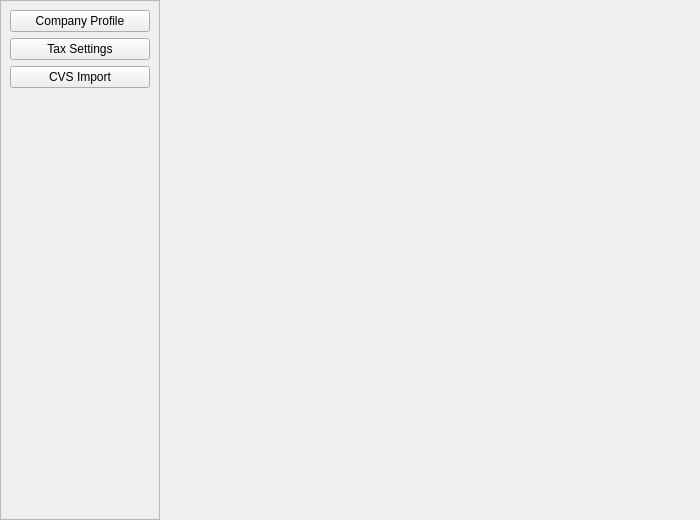
<?xml version="1.0" encoding="UTF-8"?>
<ui version="4.0">
 <class>Settings_Window</class>
 <widget class="QWidget" name="Settings_Window">
  <property name="geometry">
   <rect>
    <x>0</x>
    <y>0</y>
    <width>700</width>
    <height>520</height>
   </rect>
  </property>
  <property name="windowTitle">
   <string>Settings</string>
  </property>
  <layout class="QHBoxLayout" name="horizontalLayout">
   <property name="spacing">
    <number>0</number>
   </property>
   <property name="leftMargin">
    <number>0</number>
   </property>
   <property name="topMargin">
    <number>0</number>
   </property>
   <property name="rightMargin">
    <number>0</number>
   </property>
   <property name="bottomMargin">
    <number>0</number>
   </property>
   <item>
    <widget class="QFrame" name="sidebarFrame">
     <property name="minimumSize">
      <size>
       <width>160</width>
       <height>0</height>
      </size>
     </property>
     <property name="maximumSize">
      <size>
       <width>180</width>
       <height>16777215</height>
      </size>
     </property>
     <property name="frameShape">
      <enum>QFrame::Shape::StyledPanel</enum>
     </property>
     <layout class="QVBoxLayout" name="sidebarLayout">
      <item>
       <widget class="QPushButton" name="CompanyProfile_Button">
        <property name="text">
         <string>Company Profile</string>
        </property>
       </widget>
      </item>
      <item>
       <widget class="QPushButton" name="TaxSettings_Button">
        <property name="text">
         <string>Tax Settings</string>
        </property>
       </widget>
      </item>
      <item>
       <widget class="QPushButton" name="CVSImport_Button">
        <property name="text">
         <string>CVS Import</string>
        </property>
       </widget>
      </item>
      <item>
       <spacer name="verticalSpacer">
        <property name="orientation">
         <enum>Qt::Orientation::Vertical</enum>
        </property>
        <property name="sizeHint" stdset="0">
         <size>
          <width>20</width>
          <height>40</height>
         </size>
        </property>
       </spacer>
      </item>
     </layout>
    </widget>
   </item>
   <item>
    <widget class="QStackedWidget" name="settingsStackedWidget"/>
   </item>
  </layout>
 </widget>
 <resources/>
 <connections/>
</ui>
